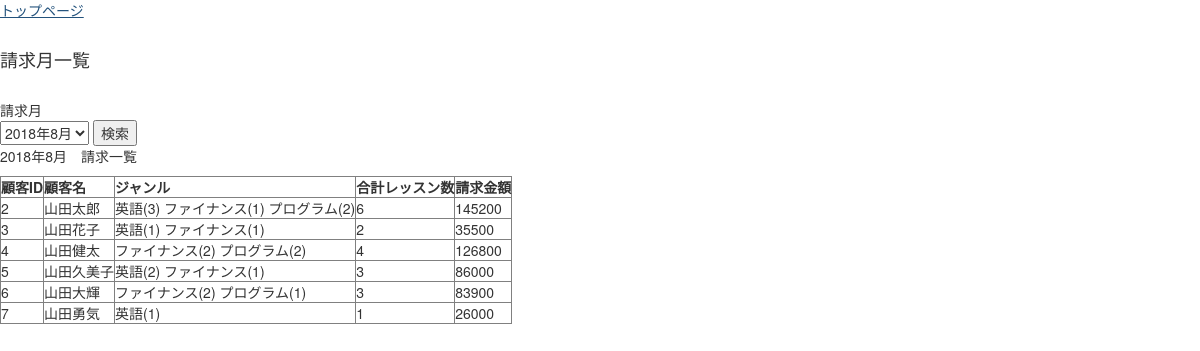
Screenshot of /monthly_report with the database file from the repository.
### school/models.py (models this page shows, shortened)
class Customer(models.Model):
  GENDER_CHOICES = (
    (1, '男'),
    (2, '女'),
    (3, 'その他'),
  )
  name = models.CharField(max_length=255, verbose_name='名前')
  gender = models.IntegerField(verbose_name='性別', choices=GENDER_CHOICES, blank=True, null=True)
  age = models.CharField(max_length=200, verbose_name='年齢')
  def getLessonHistory(self): # 受講履歴を取得
    today = datetime.date.today()
    first_of_thismonth = today + relativedelta(day=1)
    first_of_onemonth_ago = first_of_thismonth - relativedelta(months=1)
    first_of_twomonth_ago = first_of_thismonth - relativedelta(months=2)
    first_of_threemonth_ago = first_of_thismonth - relativedelta(months=3)
    nextmonth = today + relativedelta(months=1)
    end_of_thismonth = nextmonth + relativedelta(day=1)
    end_of_onemonth_ago = first_of_thismonth - relativedelta(days=1)
    end_of_twomonth_ago = first_of_onemonth_ago - relativedelta(days=1)
    end_of_threemonth_ago = first_of_twomonth_ago - relativedelta(days=1)
    thismonth_lesson = Lesson_history.objects.filter(customer=self.id, date__range=(first_of_thismonth, end_of_thismonth))
    onemonth_ago_lesson = Lesson_history.objects.filter(customer=self.id, date__range=(first_of_onemonth_ago, end_of_onemonth_ago))
    twomonth_ago_lesson = Lesson_history.objects.filter(customer=self.id, date__range=(first_of_twomonth_ago, end_of_twomonth_ago))
    threemonth_ago_lesson = Lesson_history.objects.filter(customer=self.id, date__range=(first_of_threemonth_ago, end_of_threemonth_ago))
    lesson_history = (thismonth_lesson, onemonth_ago_lesson, twomonth_ago_lesson, threemonth_ago_lesson)
    return lesson_history
  def getCountPerLesson(self): # 受講履歴カウント
    today = datetime.date.today()
    first_of_thismonth = today + relativedelta(day=1)
    first_of_onemonth_ago = first_of_thismonth - relativedelta(months=1)
    first_of_twomonth_ago = first_of_thismonth - relativedelta(months=2)
    first_of_threemonth_ago = first_of_thismonth - relativedelta(months=3)
    nextmonth = today + relativedelta(months=1)
    end_of_thismonth = nextmonth + relativedelta(day=1)
    end_of_onemonth_ago = first_of_thismonth - relativedelta(days=1)
    end_of_twomonth_ago = first_of_onemonth_ago - relativedelta(days=1)
    end_of_threemonth_ago = first_of_twomonth_ago - relativedelta(days=1)
    thismonth_history = Lesson_history.objects.filter(customer=self.id, date__range=(first_of_thismonth, end_of_thismonth))
    onemonth_ago_history = Lesson_history.objects.filter(customer=self.id, date__range=(first_of_onemonth_ago, end_of_onemonth_ago))
    twomonth_ago_history = Lesson_history.objects.filter(customer=self.id, date__range=(first_of_twomonth_ago, end_of_twomonth_ago))
    threemonth_ago_history = Lesson_history.objects.filter(customer=self.id, date__range=(first_of_threemonth_ago, end_of_threemonth_ago))
    history_per_month = [thismonth_history, onemonth_ago_history, twomonth_ago_history, threemonth_ago_history] # リストに各月毎のデータを格納
    countGenre_per_month = [] # 月毎にジャンルの受講回数をカウントして格納
    for histories in history_per_month:
      english = 0
      finance = 0
      programing = 0
      for history in histories:
        if history.lesson.genre == 1:
          english += 1
        elif history.lesson.genre == 2:
          finance += 1
        elif history.lesson.genre == 3:
          programing += 1
      genre_count = []
      if english >= 1:
        genre_count.append('英語(' + str(english) + ')')
      if finance >= 1:
        genre_count.append('ファイナンス(' + str(finance) + ')')
      if programing >= 1:
        genre_count.append('プログラム(' + str(programing) + ')')
      countGenre_per_month.append(genre_count)
    return countGenre_per_month
  def calculate_total_price(self): # 請求金額を計算
    today = datetime.date.today()
    first_of_thismonth = today + relativedelta(day=1)
    first_of_onemonth_ago = first_of_thismonth - relativedelta(months=1)
    first_of_twomonth_ago = first_of_thismonth - relativedelta(months=2)
    first_of_threemonth_ago = first_of_thismonth - relativedelta(months=3)
    nextmonth = today + relativedelta(months=1)
    first_of_nextmonth = nextmonth + relativedelta(day=1)
    end_of_thismonth = first_of_nextmonth - relativedelta(days=1)
    end_of_onemonth_ago = first_of_thismonth - relativedelta(days=1)
    end_of_twomonth_ago = first_of_onemonth_ago - relativedelta(days=1)
    end_of_threemonth_ago = first_of_twomonth_ago - relativedelta(days=1)
    thismonth_history = Lesson_history.objects.filter(customer=self.id, date__range=(first_of_thismonth, end_of_thismonth))
    onemonth_ago_history = Lesson_history.objects.filter(customer=self.id, date__range=(first_of_onemonth_ago, end_of_onemonth_ago))
    twomonth_ago_history = Lesson_history.objects.filter(customer=self.id, date__range=(first_of_twomonth_ago, end_of_twomonth_ago))
    threemonth_ago_history = Lesson_history.objects.filter(customer=self.id, date__range=(first_of_threemonth_ago, end_of_threemonth_ago))
    history_per_month = [thismonth_history, onemonth_ago_history, twomonth_ago_history, threemonth_ago_history] # リストに各月毎のデータを格納
    total_price_per_month = [] # 月毎の請求金額を格納する空リスト
    for histories in history_per_month:
      total_price = 0
      for history in histories:
        price_per_lesson = 0
        hour = int(history.hour)
        charge = int(history.lesson.charge)
        usage_fee = int(history.lesson.usage_fee)
        if history.lesson.genre == 1:
          price_per_lesson = charge + (usage_fee * hour)
        elif history.lesson.genre == 2:
          volume_discount = 2800
          volume_discount_two = 2500
          if hour > 20 and 50 >= hour: #20万円を超え、50万円以下の時
            price_per_lesson = charge + (usage_fee * 20) + (volume_discount * (hour - 20))
          elif hour > 50: #50万円を超える時
            price_per_lesson = charge + (usage_fee * 20) + (volume_discount * 30) + (volume_discount_two * (hour - 50))
          else:
            price_per_lesson = charge + (usage_fee * hour)
        elif history.lesson.genre == 3:
          volume_discount = 3000
          volume_discount_two = 2800
          volume_discount_three = 2500
          if hour <= 5: #5万円以下の時
            price_per_lesson = charge
          elif hour > 5 and 20 >= hour: #5万円を超え、20万円以下の時
            price_per_lesson = charge + (usage_fee * (hour - 5))
          elif hour > 20 and 35 >= hour: #20万円を超え、35万円以下の時
            price_per_lesson = charge + (usage_fee * 15) + (volume_discount * (hour - 20))
          elif hour > 35 and 50 >= hour: #35万円を超え、50万円以下の時
            price_per_lesson = charge + (usage_fee * 15) + (volume_discount * 15) + (volume_discount_two * (hour - 35))
          elif hour > 50: #50万円を超える時
            price_per_lesson = charge + (usage_fee * 15) + (volume_discount * 15) + (volume_discount_two * 15) + (volume_discount_three * (hour - 50))
        total_price += price_per_lesson
      total_price_per_month.append(total_price)
    return total_price_per_month

class Lesson_history(models.Model):
  customer = models.ForeignKey(Customer, verbose_name="顧客名")
  lesson = models.ForeignKey(Lesson, verbose_name="ジャンル")
  date = models.DateField(default=timezone.now, verbose_name="受講日")
  hour = models.CharField(max_length=200, verbose_name='受講時間(h)')

class Lesson(models.Model):
  GENRE_CHOICES = (
    (1, '英語'),
    (2, 'ファイナンス'),
    (3, 'プログラミング'),
  )
  genre = models.IntegerField(verbose_name='ジャンル', choices=GENRE_CHOICES, blank=True, null=True)
  charge = models.CharField(max_length=200, verbose_name='基本料金')
  usage_fee = models.CharField(max_length=200, verbose_name='従量料金')

### school/views.py (the view)
# urls.py: url(r'^monthly_report$', views.monthly_report, name='monthly_report'),
def monthly_report(request):
  month = request.GET.get('month')
  customers = Customer.objects.all()
  today = datetime.date.today() #今日
  first_of_thismonth = today + relativedelta(day=1)
  first_of_onemonth_ago = first_of_thismonth - relativedelta(months=1)
  first_of_twomonth_ago = first_of_thismonth - relativedelta(months=2)
  first_of_threemonth_ago = first_of_thismonth - relativedelta(months=3)
  return render(request, 'school/monthly_report.html', {'customers': customers, 'first_of_thismonth': first_of_thismonth, 'first_of_onemonth_ago': first_of_onemonth_ago, 'first_of_twomonth_ago': first_of_twomonth_ago, 'first_of_threemonth_ago': first_of_threemonth_ago, 'month': month})

### school/templates/school/monthly_report.html (shortened to what this page needs)
{% extends 'school/base.html' %}
{% block content %}
<a href="/">トップページ</a>
<br><br>
<h4>請求月一覧</h4>
<br>
<span>請求月</span>
<form method="GET">
  <select name="month">
    <option value=0>{{ first_of_thismonth.year }}年{{ first_of_thismonth.month }}月</option>
  </select>
  <button type="submit">検索</button>
</form>
<p>
  {% if month == "0" or month == null %}
    {{ first_of_thismonth.year }}年{{ first_of_thismonth.month }}月　請求一覧
  {% elif month == "1" %}
    {{ first_of_onemonth_ago.year }}年{{ first_of_onemonth_ago.month }}月　請求一覧
  {% elif month == "2" %}
    {{ first_of_twomonth_ago.year }}年{{ first_of_twomonth_ago.month }}月　請求一覧
  {% elif month == "3" %}
    {{ first_of_threemonth_ago.year }}年{{ first_of_threemonth_ago.month }}月　請求一覧
  {% endif %}
</p>
<table border="1">
  <thead>
    <tr>
      <th>顧客ID</th>
      <th>顧客名</th>
      <th>ジャンル</th>
      <th>合計レッスン数</th>
      <th>請求金額</th>
    </tr>
  </thead>
  <tbody>
    {% for customer in customers %}
      <tr>
        <td>{{ customer.id }}</td>
        <td>{{ customer.name }}</td>
        <td>
          {% if month == "0" or month == null %}
            {% for count in customer.getCountPerLesson.0 %}
              {{ count }}
            {% endfor %}
          {% elif month == "1" %}
            {% for count in customer.getCountPerLesson.1 %}
              {{ count }}
            {% endfor %}
          {% elif month == "2" %}
            {% for count in customer.getCountPerLesson.2 %}
              {{ count }}
            {% endfor %}
          {% elif month == "3" %}
            {% for count in customer.getCountPerLesson.3 %}
              {{ count }}
            {% endfor %}
          {% endif %}
        </td>
        <td>
          {% if month == "0" or month == null %}
            <span>{{ customer.getLessonHistory.0.count }}</span>
          {% elif month == "1" %}
            <span>{{ customer.getLessonHistory.1.count }}</span>
          {% elif month == "2" %}
            <span>{{ customer.getLessonHistory.2.count }}</span>
          {% elif month == "3" %}
            <span>{{ customer.getLessonHistory.3.count }}</span>
          {% endif %}
        </td>
        <td>
          {% if month == "0" or month == null %}
            <span>{{ customer.calculate_total_price.0 }}</span>
          {% elif month == "1" %}
            <span>{{ customer.calculate_total_price.1 }}</span>
          {% elif month == "2" %}
            <span>{{ customer.calculate_total_price.2 }}</span>
          {% elif month == "3" %}
            <span>{{ customer.calculate_total_price.3 }}</span>
          {% endif %}
        </td>
      </tr>
    {% endfor %}
  </tbody>
</table>
{% endblock content %}

### rows the page displays
Customer: id "2", name "山田太郎", 0 "英語(3)" "ファイナンス(1)" "プログラム(2)", getLessonHistory.0.count "6", calculate_total_price.0 "145200"
Customer: id "3", name "山田花子", 0 "英語(1)" "ファイナンス(1)", getLessonHistory.0.count "2", calculate_total_price.0 "35500"
Customer: id "4", name "山田健太", 0 "ファイナンス(2)" "プログラム(2)", getLessonHistory.0.count "4", calculate_total_price.0 "126800"
Customer: id "5", name "山田久美子", 0 "英語(2)" "ファイナンス(1)", getLessonHistory.0.count "3", calculate_total_price.0 "86000"
Customer: id "6", name "山田大輝", 0 "ファイナンス(2)" "プログラム(1)", getLessonHistory.0.count "3", calculate_total_price.0 "83900"
Customer: id "7", name "山田勇気", 0 "英語(1)", getLessonHistory.0.count "1", calculate_total_price.0 "26000"

### other values shown
{{ first_of_thismonth.year }} "2018"
{{ first_of_thismonth.month }} "8"
form field month "2018年8月"
